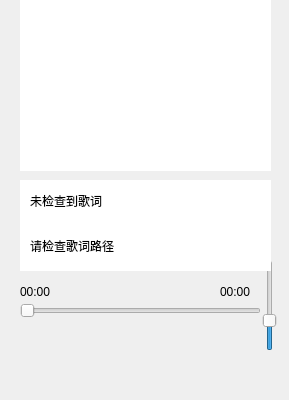
<?xml version="1.0" encoding="UTF-8"?>
<ui version="4.0">
 <class>Widget</class>
 <widget class="QWidget" name="Widget">
  <property name="geometry">
   <rect>
    <x>0</x>
    <y>0</y>
    <width>289</width>
    <height>400</height>
   </rect>
  </property>
  <property name="windowTitle">
   <string>Widget</string>
  </property>
  <property name="styleSheet">
   <string notr="true">*{
border:none

}
QPushButton:hover
{
	background-color: rgb(255, 45, 17);
}</string>
  </property>
  <widget class="QWidget" name="widget" native="true">
   <property name="geometry">
    <rect>
     <x>0</x>
     <y>350</y>
     <width>290</width>
     <height>50</height>
    </rect>
   </property>
   <widget class="QPushButton" name="pushButton_3">
    <property name="geometry">
     <rect>
      <x>15</x>
      <y>9</y>
      <width>32</width>
      <height>32</height>
     </rect>
    </property>
    <property name="minimumSize">
     <size>
      <width>32</width>
      <height>32</height>
     </size>
    </property>
    <property name="maximumSize">
     <size>
      <width>32</width>
      <height>32</height>
     </size>
    </property>
    <property name="styleSheet">
     <string notr="true">background-image: url(:/MusicPlay/images/menu.png);</string>
    </property>
    <property name="text">
     <string/>
    </property>
   </widget>
   <widget class="QPushButton" name="pushButton_4">
    <property name="geometry">
     <rect>
      <x>240</x>
      <y>9</y>
      <width>32</width>
      <height>32</height>
     </rect>
    </property>
    <property name="minimumSize">
     <size>
      <width>32</width>
      <height>32</height>
     </size>
    </property>
    <property name="maximumSize">
     <size>
      <width>32</width>
      <height>32</height>
     </size>
    </property>
    <property name="styleSheet">
     <string notr="true">background-image: url(:/MusicPlay/images/starting.png);</string>
    </property>
    <property name="text">
     <string/>
    </property>
   </widget>
   <widget class="QPushButton" name="pushButton_5">
    <property name="geometry">
     <rect>
      <x>60</x>
      <y>9</y>
      <width>32</width>
      <height>32</height>
     </rect>
    </property>
    <property name="minimumSize">
     <size>
      <width>32</width>
      <height>32</height>
     </size>
    </property>
    <property name="maximumSize">
     <size>
      <width>32</width>
      <height>32</height>
     </size>
    </property>
    <property name="styleSheet">
     <string notr="true">background-image: url(:/MusicPlay/images/start.png);</string>
    </property>
    <property name="text">
     <string/>
    </property>
   </widget>
   <widget class="QPushButton" name="pushButton_6">
    <property name="geometry">
     <rect>
      <x>195</x>
      <y>9</y>
      <width>32</width>
      <height>32</height>
     </rect>
    </property>
    <property name="minimumSize">
     <size>
      <width>32</width>
      <height>32</height>
     </size>
    </property>
    <property name="maximumSize">
     <size>
      <width>32</width>
      <height>32</height>
     </size>
    </property>
    <property name="styleSheet">
     <string notr="true">background-image: url(:/MusicPlay/images/last.png);</string>
    </property>
    <property name="text">
     <string/>
    </property>
   </widget>
   <widget class="QPushButton" name="pushButton_7">
    <property name="geometry">
     <rect>
      <x>105</x>
      <y>9</y>
      <width>32</width>
      <height>32</height>
     </rect>
    </property>
    <property name="minimumSize">
     <size>
      <width>32</width>
      <height>32</height>
     </size>
    </property>
    <property name="maximumSize">
     <size>
      <width>32</width>
      <height>32</height>
     </size>
    </property>
    <property name="styleSheet">
     <string notr="true">background-image: url(:/MusicPlay/images/next.png);</string>
    </property>
    <property name="text">
     <string/>
    </property>
   </widget>
   <widget class="QPushButton" name="pushButton_8">
    <property name="geometry">
     <rect>
      <x>150</x>
      <y>9</y>
      <width>32</width>
      <height>32</height>
     </rect>
    </property>
    <property name="minimumSize">
     <size>
      <width>32</width>
      <height>32</height>
     </size>
    </property>
    <property name="maximumSize">
     <size>
      <width>32</width>
      <height>32</height>
     </size>
    </property>
    <property name="styleSheet">
     <string notr="true">background-image: url(:/MusicPlay/images/pause.png);</string>
    </property>
    <property name="text">
     <string/>
    </property>
   </widget>
  </widget>
  <widget class="QListWidget" name="listWidget">
   <property name="geometry">
    <rect>
     <x>20</x>
     <y>0</y>
     <width>251</width>
     <height>171</height>
    </rect>
   </property>
  </widget>
  <widget class="QSlider" name="playCourseSlider">
   <property name="geometry">
    <rect>
     <x>20</x>
     <y>300</y>
     <width>241</width>
     <height>21</height>
    </rect>
   </property>
   <property name="orientation">
    <enum>Qt::Horizontal</enum>
   </property>
  </widget>
  <widget class="QSlider" name="verticalSlider">
   <property name="geometry">
    <rect>
     <x>260</x>
     <y>260</y>
     <width>20</width>
     <height>91</height>
    </rect>
   </property>
   <property name="value">
    <number>30</number>
   </property>
   <property name="orientation">
    <enum>Qt::Vertical</enum>
   </property>
  </widget>
  <widget class="QListView" name="Lyrics">
   <property name="geometry">
    <rect>
     <x>20</x>
     <y>180</y>
     <width>251</width>
     <height>91</height>
    </rect>
   </property>
  </widget>
  <widget class="QLabel" name="lblLyrics1">
   <property name="geometry">
    <rect>
     <x>30</x>
     <y>190</y>
     <width>221</width>
     <height>21</height>
    </rect>
   </property>
   <property name="text">
    <string>未检查到歌词</string>
   </property>
  </widget>
  <widget class="QLabel" name="lblLyrics2">
   <property name="geometry">
    <rect>
     <x>30</x>
     <y>230</y>
     <width>251</width>
     <height>31</height>
    </rect>
   </property>
   <property name="text">
    <string>请检查歌词路径</string>
   </property>
  </widget>
  <widget class="QWidget" name="layoutWidget">
   <property name="geometry">
    <rect>
     <x>20</x>
     <y>281</y>
     <width>231</width>
     <height>22</height>
    </rect>
   </property>
   <layout class="QHBoxLayout" name="horizontalLayout">
    <item>
     <widget class="QLabel" name="curLable">
      <property name="text">
       <string>00:00</string>
      </property>
     </widget>
    </item>
    <item>
     <spacer name="horizontalSpacer">
      <property name="orientation">
       <enum>Qt::Horizontal</enum>
      </property>
      <property name="sizeHint" stdset="0">
       <size>
        <width>40</width>
        <height>20</height>
       </size>
      </property>
     </spacer>
    </item>
    <item>
     <widget class="QLabel" name="totalLable">
      <property name="text">
       <string>00:00</string>
      </property>
     </widget>
    </item>
   </layout>
  </widget>
 </widget>
 <resources/>
 <connections/>
</ui>
